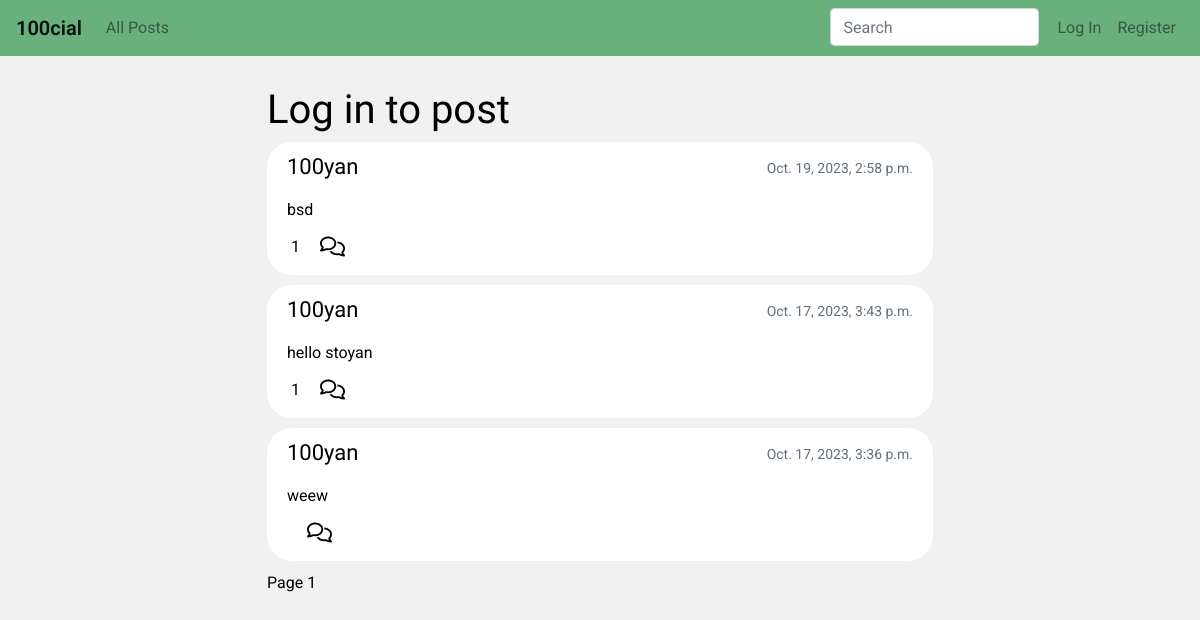
Before: / with the older database file.
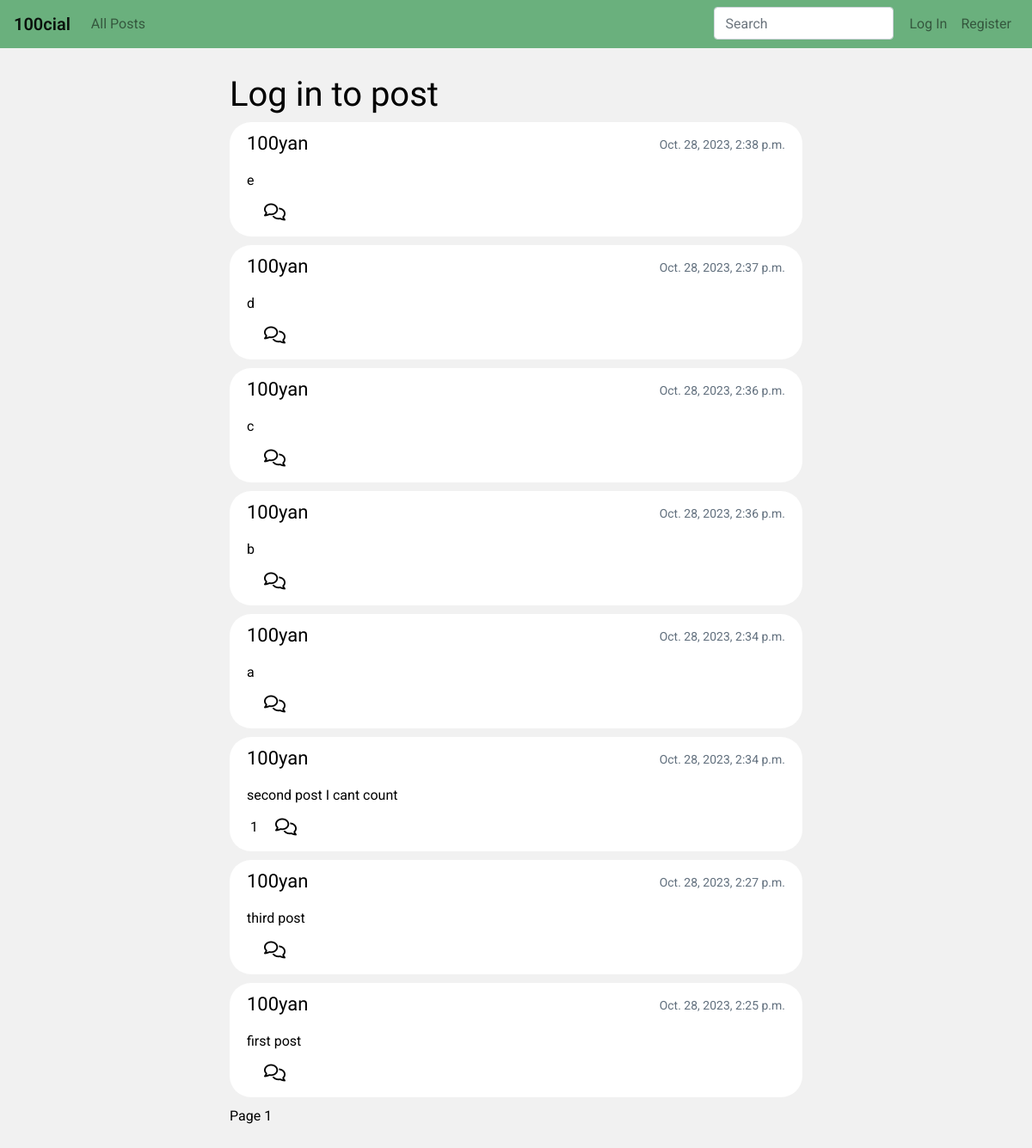
After: the same page with the newer database file.
### network/models.py (models this page shows, shortened)
class Post(models.Model):
    author = models.ForeignKey(User, on_delete=models.CASCADE)
    post = models.CharField(max_length=400)
    timestamp = models.DateTimeField(blank=True)
    likes = models.ManyToManyField(User, related_name="liked_posts", default=0)
    def likes_count(self) -> int:
        return self.likes.all().count()

class User(AbstractUser):
    following = models.ManyToManyField('self', related_name='followers', blank=True)
    birthday = models.DateField(blank=True, null=True)
    nationality = CountryField(null=True)
    profile_pic = models.ImageField(upload_to="profile_pics", default='profile_pics/default.png')
    description = models.TextField(max_length=600, null=True)
    followed_by = models.IntegerField(blank=True, null=True, default=0)

### network/views.py (the view, shortened to what this page needs)
# urls.py: path("", views.index, name="index"),
def index(request):
    post_list = Post.objects.all().order_by('-timestamp')
    p = Paginator(post_list, 10)
    page = request.GET.get('page')
    posts = p.get_page(page)
    context = {
        'create_post': PostForm,
        'posts': posts,
        'add_comment': CommentForm,
        'all_comments': Comment.objects.all().order_by("-timestamp")
    }
    return render(request, "network/index.html", context)

### network/templates/network/index.html (shortened to what this page needs)
{% extends "network/layout.html" %}
{% block body %}
    <div class="container">
        <div class="home">
            {% if user.is_authenticated %}
                <div class="form">
                    <h1>What's on your mind?</h1>
                    <form method="POST">
                        {% csrf_token %}
                        {{ create_post }}
                        <input type="button" data-profile-id='{{ user.id }}' id='submit-post' class='btn btn-sm btn-primary' name="new_post" value="Post">
                    </form>
                </div>
            {% else %}
                <h1>Log in to post</h1>
            {% endif %}
            {% include "network/content.html" %}
{% endblock %}

### network/templates/network/content.html (shortened to what this page needs)
<div id="all-posts">
    {% if posts %}
        {% for post in posts %}
            <div class="single-post">
                <div class="post-contents">
                    <div class="post-heading">
                        <a id='author' href="{% url 'user' id=post.author.id %}">{{ post.author }}</a>
                        <p>{{ post.timestamp }}</p>
                    </div>
                    <div id="post-text">{{post.post}}</div>
                    <div class="interactions">
                        <div class="interaction-left">
                            {% if post.likes_count > 0 %}
                                <span id="num-likes">{{ post.likes_count }}</span>
                            {% else %}
                                <span id="num-likes" hidden>{{ post.likes_count }}</span>
                            {% endif %}
                            <button id="comment" class="interaction"><i class="fa-regular fa-comments fa-lg"></i></button>
                        </div>
                    </div>
            </div>
        </div>
        {% endfor %}
    {% endif %}
</div>
Page {{ posts.number }}

Changed rows visible on the page:
removed Post: author "100yan", timestamp "Oct. 19, 2023, 2:58 p.m.", post "bsd", likes_count "1"
removed Post: author "100yan", timestamp "Oct. 17, 2023, 3:43 p.m.", post "hello stoyan", likes_count "1"
removed Post: author "100yan", timestamp "Oct. 17, 2023, 3:36 p.m.", post "weew"
added Post: author "100yan", timestamp "Oct. 28, 2023, 2:38 p.m.", post "e"
added Post: author "100yan", timestamp "Oct. 28, 2023, 2:37 p.m.", post "d"
added Post: author "100yan", timestamp "Oct. 28, 2023, 2:36 p.m.", post "c"
added Post: author "100yan", timestamp "Oct. 28, 2023, 2:36 p.m.", post "b"
added Post: author "100yan", timestamp "Oct. 28, 2023, 2:34 p.m.", post "a"
added Post: author "100yan", timestamp "Oct. 28, 2023, 2:34 p.m.", post "second post I cant count", likes_count "1"
added Post: author "100yan", timestamp "Oct. 28, 2023, 2:27 p.m.", post "third post"
added Post: author "100yan", timestamp "Oct. 28, 2023, 2:25 p.m.", post "first post"
